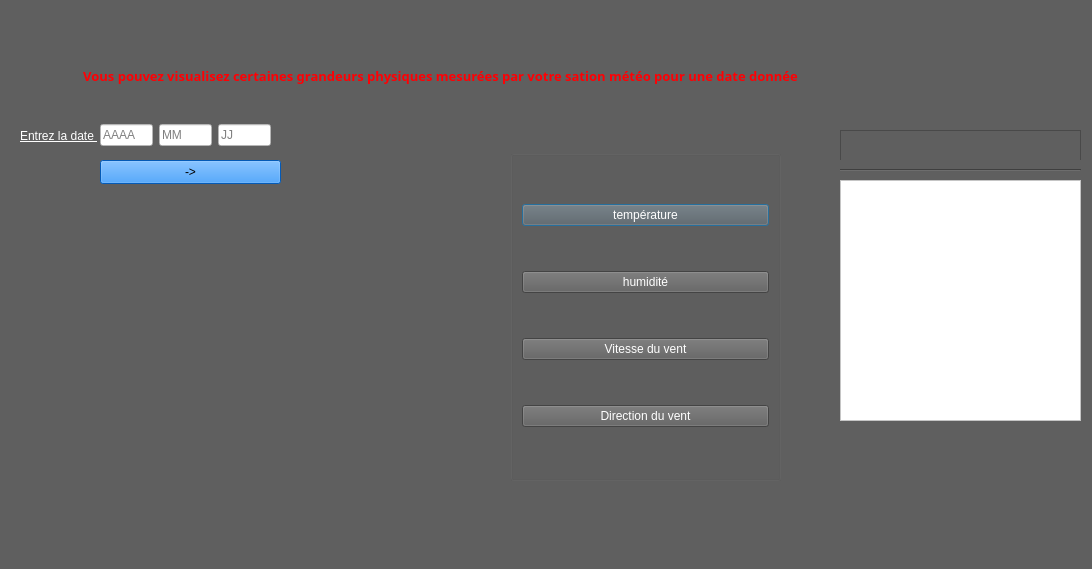
<?xml version="1.0" encoding="UTF-8"?>
<ui version="4.0">
 <class>meteo</class>
 <widget class="QDialog" name="meteo">
  <property name="enabled">
   <bool>true</bool>
  </property>
  <property name="geometry">
   <rect>
    <x>0</x>
    <y>0</y>
    <width>1092</width>
    <height>569</height>
   </rect>
  </property>
  <property name="windowTitle">
   <string>Dialog</string>
  </property>
  <property name="styleSheet">
   <string notr="true">background-color: rgb(95, 95, 95);</string>
  </property>
  <widget class="QLabel" name="label">
   <property name="geometry">
    <rect>
     <x>20</x>
     <y>30</y>
     <width>841</width>
     <height>91</height>
    </rect>
   </property>
   <property name="font">
    <font>
     <family>Small Fonts</family>
     <pointsize>10</pointsize>
     <bold>true</bold>
    </font>
   </property>
   <property name="styleSheet">
    <string notr="true">
color: rgb(255, 0, 4);</string>
   </property>
   <property name="text">
    <string>Vous pouvez visualisez certaines grandeurs physiques mesurées par votre sation météo pour une date donnée</string>
   </property>
   <property name="alignment">
    <set>Qt::AlignCenter</set>
   </property>
  </widget>
  <widget class="QLabel" name="label_2">
   <property name="geometry">
    <rect>
     <x>20</x>
     <y>120</y>
     <width>111</width>
     <height>31</height>
    </rect>
   </property>
   <property name="font">
    <font>
     <underline>true</underline>
    </font>
   </property>
   <property name="styleSheet">
    <string notr="true">color: rgb(255, 255, 255);</string>
   </property>
   <property name="text">
    <string>Entrez la date </string>
   </property>
  </widget>
  <widget class="QGroupBox" name="verticalGroupBox">
   <property name="geometry">
    <rect>
     <x>510</x>
     <y>150</y>
     <width>271</width>
     <height>331</height>
    </rect>
   </property>
   <layout class="QVBoxLayout" name="verticalLayout">
    <item>
     <widget class="QPushButton" name="pushButton_1">
      <property name="enabled">
       <bool>true</bool>
      </property>
      <property name="autoFillBackground">
       <bool>false</bool>
      </property>
      <property name="styleSheet">
       <string notr="true">color: rgb(255, 255, 255);</string>
      </property>
      <property name="text">
       <string>température</string>
      </property>
      <property name="autoDefault">
       <bool>true</bool>
      </property>
     </widget>
    </item>
    <item>
     <widget class="QPushButton" name="pushButton_2">
      <property name="styleSheet">
       <string notr="true">color: rgb(255, 255, 255);</string>
      </property>
      <property name="text">
       <string>humidité</string>
      </property>
     </widget>
    </item>
    <item>
     <widget class="QPushButton" name="pushButton_3">
      <property name="styleSheet">
       <string notr="true">color :rgb(255, 255, 255)</string>
      </property>
      <property name="text">
       <string>Vitesse du vent</string>
      </property>
     </widget>
    </item>
    <item>
     <widget class="QPushButton" name="pushButton_4">
      <property name="styleSheet">
       <string notr="true">color: rgb(255, 255, 255);</string>
      </property>
      <property name="text">
       <string>Direction du vent</string>
      </property>
     </widget>
    </item>
   </layout>
  </widget>
  <widget class="QLabel" name="img">
   <property name="geometry">
    <rect>
     <x>40</x>
     <y>260</y>
     <width>411</width>
     <height>301</height>
    </rect>
   </property>
   <property name="text">
    <string/>
   </property>
   <property name="scaledContents">
    <bool>true</bool>
   </property>
  </widget>
  <widget class="QPlainTextEdit" name="data">
   <property name="geometry">
    <rect>
     <x>840</x>
     <y>180</y>
     <width>241</width>
     <height>241</height>
    </rect>
   </property>
   <property name="styleSheet">
    <string notr="true">background-color: rgb(255, 255, 255);</string>
   </property>
   <property name="readOnly">
    <bool>true</bool>
   </property>
   <property name="backgroundVisible">
    <bool>true</bool>
   </property>
  </widget>
  <widget class="QWidget" name="horizontalLayoutWidget">
   <property name="geometry">
    <rect>
     <x>100</x>
     <y>120</y>
     <width>171</width>
     <height>31</height>
    </rect>
   </property>
   <layout class="QHBoxLayout" name="horizontalLayout">
    <item>
     <widget class="QLineEdit" name="lineEdit">
      <property name="styleSheet">
       <string notr="true">background-color: rgb(255, 255, 255);
color: rgb(0, 0, 0);</string>
      </property>
      <property name="inputMethodHints">
       <set>Qt::ImhDigitsOnly</set>
      </property>
      <property name="maxLength">
       <number>4</number>
      </property>
      <property name="placeholderText">
       <string>AAAA</string>
      </property>
     </widget>
    </item>
    <item>
     <widget class="QLineEdit" name="lineEdit_3">
      <property name="styleSheet">
       <string notr="true">background-color: rgb(255, 255, 255);
color: rgb(0, 0, 0);</string>
      </property>
      <property name="maxLength">
       <number>2</number>
      </property>
      <property name="placeholderText">
       <string>MM</string>
      </property>
     </widget>
    </item>
    <item>
     <widget class="QLineEdit" name="lineEdit_2">
      <property name="styleSheet">
       <string notr="true">background-color: rgb(255, 255, 255);
color: rgb(0, 0, 0);</string>
      </property>
      <property name="maxLength">
       <number>2</number>
      </property>
      <property name="placeholderText">
       <string>JJ</string>
      </property>
     </widget>
    </item>
   </layout>
  </widget>
  <widget class="QPushButton" name="pushButton">
   <property name="geometry">
    <rect>
     <x>100</x>
     <y>160</y>
     <width>181</width>
     <height>24</height>
    </rect>
   </property>
   <property name="styleSheet">
    <string notr="true">background-color: rgb(5, 126, 255);
font: 18pt &quot;Segoe MDL2 Assets&quot;;
color: rgb(0, 0, 0);</string>
   </property>
   <property name="text">
    <string>-&gt;</string>
   </property>
  </widget>
  <widget class="QWidget" name="widget" native="true">
   <property name="geometry">
    <rect>
     <x>1150</x>
     <y>540</y>
     <width>120</width>
     <height>80</height>
    </rect>
   </property>
  </widget>
  <widget class="QPlainTextEdit" name="date">
   <property name="geometry">
    <rect>
     <x>840</x>
     <y>130</y>
     <width>241</width>
     <height>111</height>
    </rect>
   </property>
   <property name="font">
    <font>
     <family>Consolas</family>
     <pointsize>20</pointsize>
     <italic>true</italic>
     <bold>true</bold>
    </font>
   </property>
   <property name="cursor" stdset="0">
    <cursorShape>CrossCursor</cursorShape>
   </property>
   <property name="autoFillBackground">
    <bool>true</bool>
   </property>
   <property name="styleSheet">
    <string notr="true">color: rgb(255, 0, 0);
font: 700 italic 20pt &quot;Consolas&quot;;
padding :  0% auto;</string>
   </property>
   <property name="readOnly">
    <bool>true</bool>
   </property>
   <property name="backgroundVisible">
    <bool>true</bool>
   </property>
   <property name="placeholderText">
    <string/>
   </property>
  </widget>
  <widget class="Line" name="line">
   <property name="geometry">
    <rect>
     <x>840</x>
     <y>160</y>
     <width>241</width>
     <height>20</height>
    </rect>
   </property>
   <property name="orientation">
    <enum>Qt::Horizontal</enum>
   </property>
  </widget>
  <zorder>date</zorder>
  <zorder>label_2</zorder>
  <zorder>label</zorder>
  <zorder>img</zorder>
  <zorder>data</zorder>
  <zorder>verticalGroupBox</zorder>
  <zorder>horizontalLayoutWidget</zorder>
  <zorder>pushButton</zorder>
  <zorder>widget</zorder>
  <zorder>line</zorder>
 </widget>
 <resources/>
 <connections/>
</ui>
